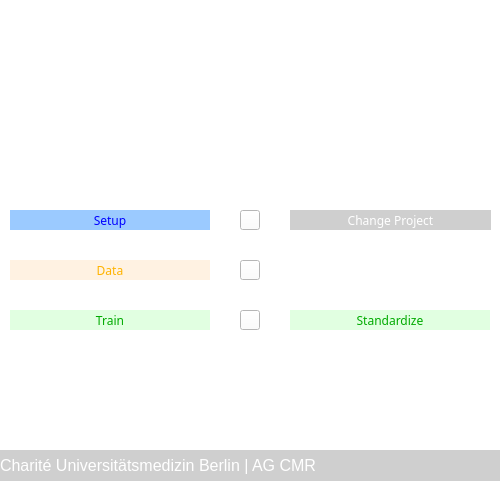
<?xml version="1.0" encoding="UTF-8"?>
<ui version="4.0">
 <class>MainWindow</class>
 <widget class="QMainWindow" name="MainWindow">
  <property name="geometry">
   <rect>
    <x>0</x>
    <y>0</y>
    <width>500</width>
    <height>500</height>
   </rect>
  </property>
  <property name="cursor">
   <cursorShape>ArrowCursor</cursorShape>
  </property>
  <property name="windowTitle">
   <string>MARISSA - Project Home</string>
  </property>
  <property name="windowOpacity">
   <double>1.000000000000000</double>
  </property>
  <widget class="QWidget" name="centralwidget">
   <property name="styleSheet">
    <string notr="true">background-color: rgb(255, 255, 255);</string>
   </property>
   <widget class="QPushButton" name="btn_setup">
    <property name="geometry">
     <rect>
      <x>10</x>
      <y>210</y>
      <width>200</width>
      <height>20</height>
     </rect>
    </property>
    <property name="font">
     <font>
      <family>Arial Nova</family>
      <weight>50</weight>
      <bold>false</bold>
     </font>
    </property>
    <property name="styleSheet">
     <string notr="true">QPushButton
{
color: rgb(0, 0, 255);
background-color: rgb(155, 202, 255);
border: 0px;
}

QPushButton::pressed
{
color: rgb(0, 0, 255);
background-color: rgb(155, 202, 255);
border: 0px;
}

QPushButton::hover
{
color: rgb(155, 202, 255);
background-color: rgb(0, 0, 255);
border: 0px;
font-weight: bold;
}</string>
    </property>
    <property name="text">
     <string>Setup</string>
    </property>
   </widget>
   <widget class="QPushButton" name="btn_icon_logo_info">
    <property name="geometry">
     <rect>
      <x>240</x>
      <y>410</y>
      <width>20</width>
      <height>20</height>
     </rect>
    </property>
    <property name="styleSheet">
     <string notr="true">QPushButton
{
background-color: rgb(255, 255, 255);
border: 0px;
}

QPushButton::hover
{
background-color: qlineargradient(spread:pad, x1:0, y1:1, x2:0.955, y2:1, stop:0 rgba(248, 203, 173, 255), stop:0.505682 rgba(189, 215, 238, 255), stop:1 rgba(197, 224, 180, 255));
border: 0px;
}</string>
    </property>
    <property name="text">
     <string/>
    </property>
   </widget>
   <widget class="QPushButton" name="btn_data">
    <property name="geometry">
     <rect>
      <x>10</x>
      <y>260</y>
      <width>200</width>
      <height>20</height>
     </rect>
    </property>
    <property name="font">
     <font>
      <family>Arial Nova</family>
      <weight>50</weight>
      <bold>false</bold>
     </font>
    </property>
    <property name="styleSheet">
     <string notr="true">QPushButton
{
color: rgb(255, 179, 0);
background-color: rgb(255, 242, 226);
border: 0px;
}

QPushButton::pressed
{
color: rgb(255, 179, 0);
background-color: rgb(255, 242, 226);
border: 0px;
}

QPushButton::hover
{
color:rgb(255, 242, 226);
background-color:  rgb(255, 179, 0);
border: 0px;
font-weight: bold;
}</string>
    </property>
    <property name="text">
     <string>Data</string>
    </property>
   </widget>
   <widget class="QPushButton" name="btn_change">
    <property name="geometry">
     <rect>
      <x>290</x>
      <y>210</y>
      <width>201</width>
      <height>20</height>
     </rect>
    </property>
    <property name="font">
     <font>
      <family>Arial Nova</family>
      <weight>50</weight>
      <bold>false</bold>
     </font>
    </property>
    <property name="styleSheet">
     <string notr="true">QPushButton
{
color: rgb(255, 255, 255);
background-color: rgb(207, 207, 207);
border: 0px;
}

QPushButton::pressed
{
color: rgb(255, 255, 255);
background-color: rgb(207, 207, 207);
border: 0px;
}

QPushButton::hover
{
color: rgb(207, 207, 207);
background-color:  rgb(48, 48, 48);
border: 0px;
font-weight: bold;
}</string>
    </property>
    <property name="text">
     <string>Change Project</string>
    </property>
   </widget>
   <widget class="QLabel" name="label_6">
    <property name="geometry">
     <rect>
      <x>0</x>
      <y>450</y>
      <width>501</width>
      <height>31</height>
     </rect>
    </property>
    <property name="font">
     <font>
      <family>Arial</family>
      <pointsize>12</pointsize>
      <weight>9</weight>
      <italic>false</italic>
      <bold>false</bold>
     </font>
    </property>
    <property name="styleSheet">
     <string notr="true">color: rgb(255, 255, 255);
background-color: rgb(207, 207, 207);
font: 75 12pt &quot;Arial&quot;;</string>
    </property>
    <property name="text">
     <string>Charité Universitätsmedizin Berlin | AG CMR</string>
    </property>
    <property name="alignment">
     <set>Qt::AlignLeading|Qt::AlignLeft|Qt::AlignVCenter</set>
    </property>
    <property name="wordWrap">
     <bool>true</bool>
    </property>
   </widget>
   <widget class="QLabel" name="lbl_icon_marissa_show">
    <property name="geometry">
     <rect>
      <x>10</x>
      <y>20</y>
      <width>480</width>
      <height>125</height>
     </rect>
    </property>
    <property name="text">
     <string/>
    </property>
   </widget>
   <widget class="QPushButton" name="btn_train">
    <property name="geometry">
     <rect>
      <x>10</x>
      <y>310</y>
      <width>200</width>
      <height>20</height>
     </rect>
    </property>
    <property name="font">
     <font>
      <family>Arial Nova</family>
      <weight>50</weight>
      <bold>false</bold>
     </font>
    </property>
    <property name="styleSheet">
     <string notr="true">QPushButton
{
color: rgb(0, 170, 0);
background-color: rgb(225, 255, 225);
border: 0px;
}

QPushButton::pressed
{
color: rgb(0, 170, 0);
background-color: rgb(225, 255, 225);
border: 0px;
}

QPushButton::hover
{
color: rgb(225, 255, 225);
background-color: rgb(0, 170, 0);
border: 0px;
font-weight: bold;
}</string>
    </property>
    <property name="text">
     <string>Train</string>
    </property>
   </widget>
   <widget class="QPushButton" name="btn_standardize">
    <property name="geometry">
     <rect>
      <x>290</x>
      <y>310</y>
      <width>200</width>
      <height>20</height>
     </rect>
    </property>
    <property name="font">
     <font>
      <family>Arial Nova</family>
      <weight>50</weight>
      <bold>false</bold>
     </font>
    </property>
    <property name="styleSheet">
     <string notr="true">QPushButton
{
color: rgb(0, 170, 0);
background-color: rgb(225, 255, 225);
border: 0px;
}

QPushButton::pressed
{
color: rgb(0, 170, 0);
background-color: rgb(225, 255, 225);
border: 0px;
}

QPushButton::hover
{
color: rgb(225, 255, 225);
background-color: rgb(0, 170, 0);
border: 0px;
font-weight: bold;
}</string>
    </property>
    <property name="text">
     <string>Standardize</string>
    </property>
   </widget>
   <widget class="QPushButton" name="btn_icon_database_light">
    <property name="enabled">
     <bool>true</bool>
    </property>
    <property name="geometry">
     <rect>
      <x>240</x>
      <y>210</y>
      <width>20</width>
      <height>20</height>
     </rect>
    </property>
    <property name="font">
     <font>
      <family>Arial Nova</family>
      <weight>50</weight>
      <bold>false</bold>
     </font>
    </property>
    <property name="styleSheet">
     <string notr="true"/>
    </property>
    <property name="text">
     <string/>
    </property>
   </widget>
   <widget class="QPushButton" name="btn_icon_flow_light">
    <property name="geometry">
     <rect>
      <x>240</x>
      <y>310</y>
      <width>20</width>
      <height>20</height>
     </rect>
    </property>
    <property name="font">
     <font>
      <family>Arial Nova</family>
      <weight>50</weight>
      <bold>false</bold>
     </font>
    </property>
    <property name="styleSheet">
     <string notr="true"/>
    </property>
    <property name="text">
     <string/>
    </property>
   </widget>
   <widget class="QPushButton" name="btn_icon_famd_light">
    <property name="geometry">
     <rect>
      <x>240</x>
      <y>260</y>
      <width>20</width>
      <height>20</height>
     </rect>
    </property>
    <property name="font">
     <font>
      <family>Arial Nova</family>
      <weight>50</weight>
      <bold>false</bold>
     </font>
    </property>
    <property name="styleSheet">
     <string notr="true"/>
    </property>
    <property name="text">
     <string/>
    </property>
   </widget>
   <zorder>label_6</zorder>
   <zorder>btn_setup</zorder>
   <zorder>btn_icon_logo_info</zorder>
   <zorder>btn_data</zorder>
   <zorder>btn_change</zorder>
   <zorder>lbl_icon_marissa_show</zorder>
   <zorder>btn_train</zorder>
   <zorder>btn_standardize</zorder>
   <zorder>btn_icon_database_light</zorder>
   <zorder>btn_icon_flow_light</zorder>
   <zorder>btn_icon_famd_light</zorder>
  </widget>
 </widget>
 <resources/>
 <connections/>
</ui>
